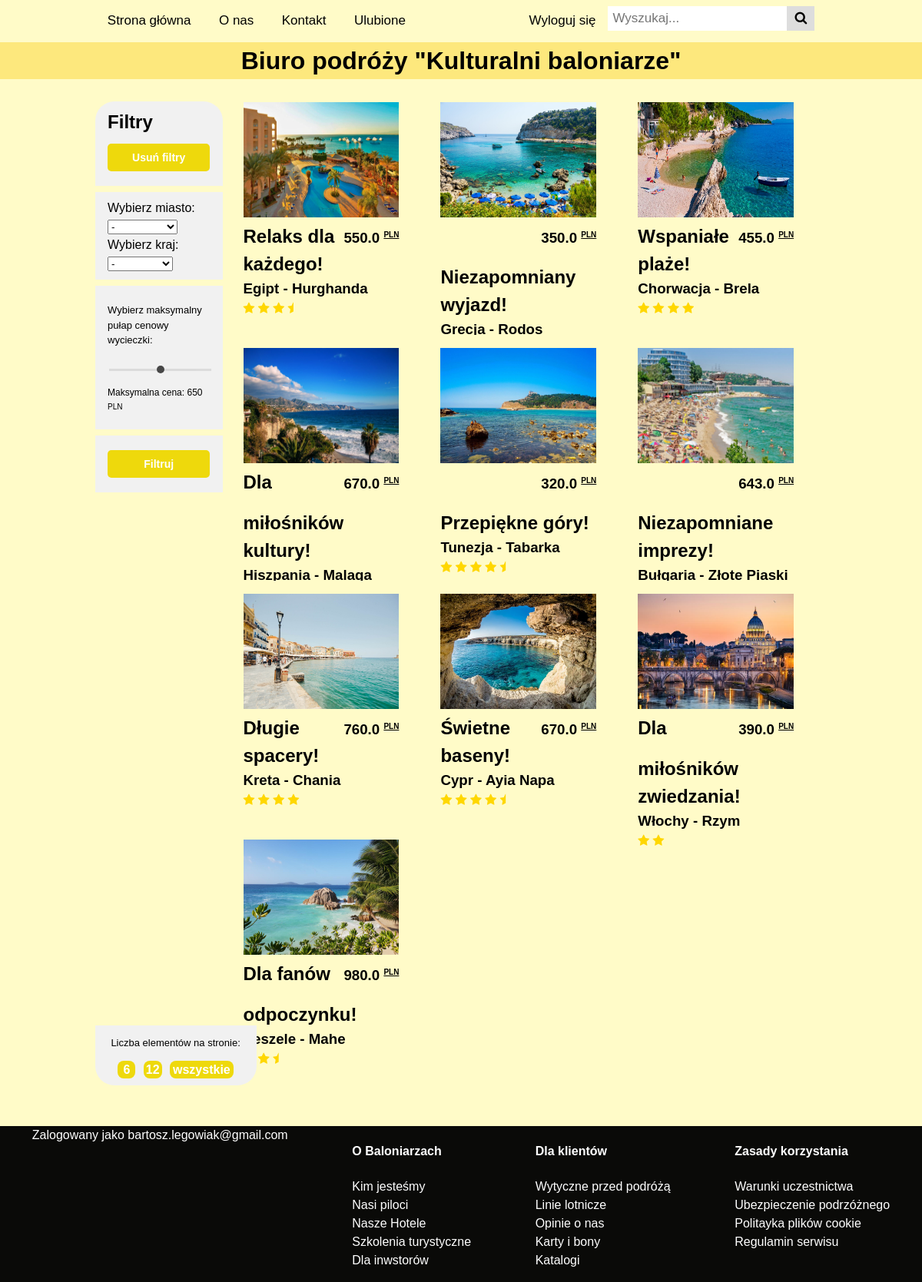
Screenshot of / (signed in) with the database file from the repository.
### app/trips/trip.py (models this page shows)
class Trip(db.Model):
    id = db.Column(db.Integer, primary_key=True)
    name = db.Column(db.String(50), nullable=False)
    date_start = db.Column(db.Date, nullable=False)
    date_end = db.Column(db.Date, nullable=False)
    country = db.Column(db.String(30), nullable=False)
    city = db.Column(db.String(30), nullable=False)
    price = db.Column(db.Float, nullable=False)
    description = db.Column(db.Text, nullable=False)
    image = db.Column(db.String(100), nullable=False)
    stars = db.Column(db.Integer, nullable=False)

### app/user_management/user.py (models this page shows, shortened)
class User(UserMixin, db.Model):
    id = db.Column(db.Integer, primary_key=True)
    email = db.Column(db.String(50), unique=True)
    password = db.Column(db.String(50), nullable=False)
    followed = db.relationship('Trip', secondary=user_trip, backref='follower', lazy='dynamic')

### app/main/routes.py (the view, shortened to what this page needs)
@main.route("/", methods=['GET', 'POST'])
def index():
    trips = db.session.execute(db.select(Trip)).scalars()  # basic trips
    form = TripForm()  # dodaję instancję formularza do filtrowania
    cities = ['-']  # docelowo array wszystkich miast
    countries = ['-']  # array wszystkich unikalnych krajów
    tripsv2 = db.session.query(Trip.city).distinct().all()  # array wszystkich miast jako sqlalchemy obj
    tripsv3 = db.session.query(Trip.country).distinct().all()  # array krajów jako sqlalchemy obj
    max_price = db.session.query(func.max(Trip.price)).first()[0]
    if max_price is None:
        max_price = 2000
    min_price = db.session.query(func.min(Trip.price)).first()[0]
    if min_price is None:
        min_price = 0
    tripsfiltered = Trip.query  # instancja sqlalchemy
    for item in tripsv2:
        cities.append(item.__getitem__(0))  # got the array of all cities in the database
    for item in tripsv3:
        countries.append(item.__getitem__(0))
    form.country.choices = countries
    form.city.choices = cities  # podanie do wyboru wszystkich możliwych miast ze słownika do formularza
    return render_template('index.html', trips=trips, form=form, min_price=min_price, max_price=max_price)

### app/main/forms.py
class TripForm(FlaskForm):
    city = SelectField('city', choices=[])
    country = SelectField('city', choices=[])
    price = HiddenField('price')
    submit = SubmitField("Submit")

class SearchForm(FlaskForm):
    searched = StringField("Searched", validators=[DataRequired()])
    submit = SubmitField("Submit")

### app/__init__.py (called while the page is built)
@login_manager.user_loader
def load_user(user_id):
    return User.query.filter_by(id=user_id).first()

### app/main/routes.py (called while the page is built)
@main.context_processor  # passing stuff to a base file
def indexpass():
    form = SearchForm()
    return dict(form=form)

### app/main/templates/index.html (shortened to what this page needs)
{% extends 'base.html' %}
{% block header %}
<h1>Biuro podróży "Kulturalni baloniarze"</h1>
{% endblock %}
{% block sidebar %}
<div class="sidebar">
<div class="pins" style="border-radius: 25px 25px 0 0  ;">
    <h2>Filtry</h2>
    <center>
    <form action="/">
        <input class="filter_buttons" type="submit" value="Usuń filtry"/>
    </form>
    </center>
</div>
<form action="{{url_for('main.index')}}" method="POST">
    <div class="pins" >
        <div class="container">
            <div class="column">
                <div class="row">
                    <label>Wybierz miasto: <br>{{ form.city }}</label>
                </div>
                <div class="row">
                    <label>Wybierz kraj: <br>{{ form.country }}</label>
                </div>
            </div>
        </div>
    </div>
    <div class="pins">
        {% include 'slider.html' %}
    </div>
    <center>
    <div class="pins">
        <input class="filter_buttons" type="submit" value="Filtruj">
    </div>
    </center>
</form>
    </div>
{% endblock %}
{% block content %}
<br/>
{% if request.args.get('max_loop') is not none %}
{% set max_loop = request.args.get('max_loop') | int %}
{% endif %}
<div class="news">
    {% set ns = namespace(trips_len=0) %}
    {% for trip in trips %}
    {% set ns.trips_len = ns.trips_len + 1 %}
    {% if max_loop %}
        {% if loop.index0 < max_loop %}
            <div class="article-small">
                <div class="articlecontent">
                    <img src="{{ url_for('static', filename='pictures/' + trip.image) }}">
                    <h3 class="price">{{ trip.price }} <sup style="font-size:10px"><u>PLN</u></sup></h3>
                    <h2>{{ trip.name }}</h2>
                    <h3 class="con_cit">{{ trip.country }} - {{ trip.city }}</h3>
                    {% for i in range(0, trip.stars) %}
                        {% if i % 2 == 0 %}
                            <i class="fa fa-star" id="star"></i>
                        {% elif loop.last and i % 2 != 0 %}
                            <i class="fa fa-star-half" id="star"></i>
                        {% endif %}
                    {% endfor %}
                </div>
                <a class='tripurl' href="{{url_for('trips.tripview', tripID = trip.id)}}"></a>
            </div>
        {% endif %}
    {% else %}
    <div class="article-small">
                <div class="articlecontent">
                    <img src="{{ url_for('static', filename='pictures/' + trip.image) }}">
                    <h3 class="price">{{ trip.price }} <sup style="font-size:10px"><u>PLN</u></sup></h3>
                    <h2>{{ trip.name }}</h2>
                    <h3 class="con_cit">{{ trip.country }} - {{ trip.city }}</h3>
                    {% for i in range(0, trip.stars) %}
                        {% if i % 2 == 0 %}
                            <i class="fa fa-star" id="star"></i>
                        {% elif loop.last and i % 2 != 0 %}
                            <i class="fa fa-star-half" id="star"></i>
                        {% endif %}
                    {% endfor %}
                </div>
            </div>
    {% endif %}
    {% endfor %}
</div>
<div class="disp">
    <center>
        <p>Liczba elementów na stronie:</p>
        <a class="disp_amount" id="disp_6" href = "{{ url_for('main.index', max_loop = 6) }}"><b>6</b></a>
        <a class="disp_amount" id="disp_12" href = "{{ url_for('main.index', max_loop = 12) }}"><b>12</b></a>
        <a class="disp_amount" id="disp_all" href = "{{ url_for('main.index', max_loop = ns.trips_len) }}"><b>wszystkie</b></a>
    </center>
</div>
{% endblock %}

### app/main/templates/base.html
<!DOCTYPE html>
<html>
<link href="{{ url_for('static', filename='stylesheets/styles.css') }}" rel="stylesheet">
{% include 'alerts.html' %}
<div class="bars">
    <div class="bar"></div>
<div class="container">
    {% include 'topnavbar.html' %}
    <div class="header">
        {% block header %}{% endblock %}
    </div>
        {% block sidebar %}{% endblock %}
        {% block content %}{% endblock %}
   </div>
    <div class="bar"></div>
</div>
    <div class="footer">
        {% if current_user.is_authenticated %}
        Zalogowany jako
        {{ current_user.email }}
        {% endif %}
        <div class="bottomlinks">
            <h4>O Baloniarzach</h4>
            <ul>
                <li><a href="#">Kim jesteśmy</a></li>
                <li><a href="#">Nasi piloci</a></li>
                <li><a href="#">Nasze Hotele</a></li>
                <li><a href="#">Szkolenia turystyczne</a></li>
                <li><a href="#">Dla inwstorów</a></li>
            </ul>
        </div>
        <div class="bottomlinks">
            <h4>Dla klientów</h4>
            <ul>
                <li><a href="#">Wytyczne przed podróżą</a></li>
                <li><a href="#">Linie lotnicze</a></li>
                <li><a href="#">Opinie o nas</a></li>
                <li><a href="#">Karty i bony</a></li>
                <li><a href="#">Katalogi</a></li>
            </ul>
        </div>
        <div class="bottomlinks">
            <h4>Zasady korzystania</h4>
            <ul>
                <li><a href="#">Warunki uczestnictwa</a></li>
                <li><a href="#">Ubezpieczenie podrzóżnego</a></li>
                <li><a href="#">Politayka plików cookie</a></li>
                <li><a href="#">Regulamin serwisu</a></li>
            </ul>
        </div>
    </div>
</html>

### app/static/stylesheets/styles.css (style rules this page uses)
body { margin: 0; padding: 0; font-size: 16px; line-height: 1.5; font-family: sans-serif; background-color: #FFFBC8; }
.bars { display: flex; }
.bar { flex-basis: 13%; }
.footer a { text-decoration: none; color: white; }
.bottomlinks ul { list-style: none; padding: 0; text-align: left; }
.news img,.sidebar img { box-sizing: border-box; }
.sidebar { position: relative; margin-top: 82px; flex-basis:17.4%; }
.filter_buttons { width: 100%; padding: 10px 0; margin: 10px auto; border-radius: 5px; border: none; background: #EED90C; font-size: 14px; font-weight: 600; color: #fff; }
#star { color: gold; }
.price { float: right; margin-top: 6px; margin-left: 10px; }
.articlecontent { padding: 1rem; background-color: #FFFBC8; margin: 1px; width: 100%; }
p { font-size: 13px; }
.article-small { position: relative; margin-bottom: 1rem; margin-left: 1rem; background-color: #FFFBC8; border: none; height: 300px; }
.pins { padding: 9px 16.25px; margin-bottom: 0.5rem; background-color: #f1f1f1; }
.header { background-color: #FDE87D; margin-bottom: 1rem; margin-top: 1rem; position: absolute; width: 100%; left: 0; top: 39px; }
.article-small img { height: 70%; max-height: 150px; width: 100%; }
h2 { margin: 0; }
.con_cit { margin: 0; }
.container { display: flex; width: 100%; }
.header { box-sizing: border-box; text-align: center; }
.footer { display: flex; flex-direction: row; justify-content: space-around; box-sizing: border-box; margin-top: 80px; width:100%; text-align: left; background-color:rgba(0, 0, 0, 0.96); color: white; }
.news { margin-top: 56px; display: flex; flex-wrap: wrap; flex-direction: row; position: relative; }
.disp { background: #f1f1f1; top: 80%; left: 10.3%; position: absolute; padding: 0 1.3rem 0.5rem; border-radius: 0 0 25px 25px; }
.disp_amount { box-sizing: border-box; position: relative; text-align: center; color: #fff; background: #EED90C; border-radius: 8px; padding: 3px; margin: 0 3px; text-decoration: none; }
#disp_6 { padding: 3px 7px; }
#disp_all { padding: 3px 4px; }
@media screen and (min-width: 831px) { .container { flex-wrap: wrap; } }
@media screen and (min-width: 831px) { .news { box-sizing: border-box; flex:3; margin-right: 1rem; justify-content: flex-start; } }
@media screen and (min-width: 831px) { .article-small { display: flex; flex-basis: calc(33.3333% - 20px); margin: 10px; } }
* { box-sizing: border-box; }
.column { float: left; width: 100%; }
.row { display: flex; }

### app/static/stylesheets/topnavbar.css (style rules this page uses)
body { margin: 0; font-family: Arial, Helvetica, sans-serif; }
h1 { background: #FDE87D; margin: 0px; }

### rows the page displays
Trip: image (picture), price "550.0", name "Relaks dla każdego!", country "Egipt", city "Hurghanda"
Trip: image (picture), price "350.0", name "Niezapomniany wyjazd!", country "Grecja", city "Rodos"
Trip: image (picture), price "455.0", name "Wspaniałe plaże!", country "Chorwacja", city "Brela"
Trip: image (picture), price "670.0", name "Dla miłośników kultury!", country "Hiszpania", city "Malaga"
Trip: image (picture), price "320.0", name "Przepiękne góry!", country "Tunezja", city "Tabarka"
Trip: image (picture), price "643.0", name "Niezapomniane imprezy!", country "Bułgaria", city "Złote Piaski"
Trip: image (picture), price "760.0", name "Długie spacery!", country "Kreta", city "Chania"
Trip: image (picture), price "670.0", name "Świetne baseny!", country "Cypr", city "Ayia Napa"
Trip: image (picture), price "390.0", name "Dla miłośników zwiedzania!", country "Włochy", city "Rzym"
Trip: image (picture), price "980.0", name "Dla fanów odpoczynku!", country "Seszele", city "Mahe"
User: email "bartosz.legowiak@gmail.com"
